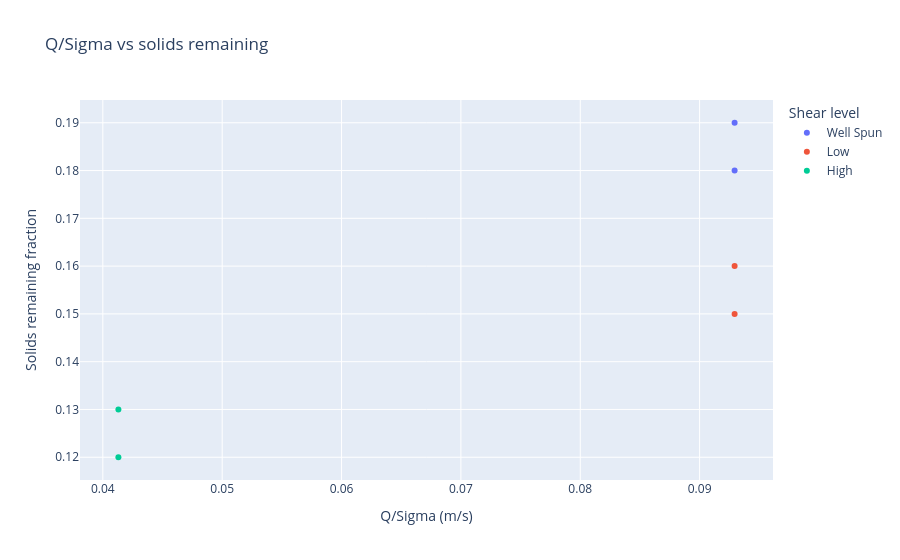

The cell this chart's notebook holds for it:
### Markdown cell above
## Plots: USD vs pilot

The following cells create a few meaningful plots for this workflow, as interactive Plotly figures (hover over a point/bar to inspect its exact value).

### Code cell
import plotly.express as px

# Q/Sigma vs solids remaining, no pilot overlay -- see the next cells for pilot comparisons
if runs.empty:
    print("No data in 'runs' to plot.")
else:
    df_plot = runs[["run_id", "Q_over_sigma_m_per_s", "solids_remaining_frac", "shear_level"]].dropna(
        subset=["Q_over_sigma_m_per_s", "solids_remaining_frac"]
    )
    if df_plot.empty:
        print("No complete Q/Sigma and solids data to plot.")
    else:
        fig = px.scatter(
            df_plot,
            x="Q_over_sigma_m_per_s",
            y="solids_remaining_frac",
            color="shear_level",
            hover_data=["run_id"],
            labels={
                "Q_over_sigma_m_per_s": "Q/Sigma (m/s)",
                "solids_remaining_frac": "Solids remaining fraction",
                "shear_level": "Shear level",
            },
            title="Q/Sigma vs solids remaining",
        )
        fig.show()

### Figure 1 — Plotly figure (JSON) as saved in the notebook; plotly's stock layout.template omitted (floating-point values rounded to 4 significant figures)
{"data": [{"customdata": [["mock1"], ["mock1_rep"]], "hovertemplate": "Shear level=Well Spun<br>Q/Sigma (m/s)=%{x}<br>Solids remaining fraction=%{y}<br>run_id=%{customdata[0]}<extra></extra>", "legendgroup": "Well Spun", "marker": {"color": "#636efa", "symbol": "circle"}, "mode": "markers", "name": "Well Spun", "orientation": "v", "showlegend": true, "type": "scatter", "x": [0.09293, 0.09293], "xaxis": "x", "y": [0.18, 0.19], "yaxis": "y"}, {"customdata": [["mock2"], ["mock2_rep"]], "hovertemplate": "Shear level=Low<br>Q/Sigma (m/s)=%{x}<br>Solids remaining fraction=%{y}<br>run_id=%{customdata[0]}<extra></extra>", "legendgroup": "Low", "marker": {"color": "#EF553B", "symbol": "circle"}, "mode": "markers", "name": "Low", "orientation": "v", "showlegend": true, "type": "scatter", "x": [0.09293, 0.09293], "xaxis": "x", "y": [0.15, 0.16], "yaxis": "y"}, {"customdata": [["mock3"], ["mock3_rep"]], "hovertemplate": "Shear level=High<br>Q/Sigma (m/s)=%{x}<br>Solids remaining fraction=%{y}<br>run_id=%{customdata[0]}<extra></extra>", "legendgroup": "High", "marker": {"color": "#00cc96", "symbol": "circle"}, "mode": "markers", "name": "High", "orientation": "v", "showlegend": true, "type": "scatter", "x": [0.0413, 0.0413], "xaxis": "x", "y": [0.13, 0.12], "yaxis": "y"}], "layout": {"legend": {"title": {"text": "Shear level"}, "tracegroupgap": 0}, "title": {"text": "Q/Sigma vs solids remaining"}, "xaxis": {"anchor": "y", "domain": [0, 1], "title": {"text": "Q/Sigma (m/s)"}}, "yaxis": {"anchor": "x", "domain": [0, 1], "title": {"text": "Solids remaining fraction"}}}}
